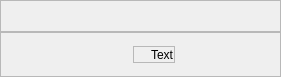
<?xml version="1.0" encoding="UTF-8"?>
<ui version="4.0">
 <class>AFQSystemAlert</class>
 <widget class="QWidget" name="AFQSystemAlert">
  <property name="geometry">
   <rect>
    <x>0</x>
    <y>0</y>
    <width>281</width>
    <height>77</height>
   </rect>
  </property>
  <property name="sizePolicy">
   <sizepolicy hsizetype="Preferred" vsizetype="Preferred">
    <horstretch>0</horstretch>
    <verstretch>0</verstretch>
   </sizepolicy>
  </property>
  <property name="minimumSize">
   <size>
    <width>0</width>
    <height>0</height>
   </size>
  </property>
  <property name="maximumSize">
   <size>
    <width>16777215</width>
    <height>16777215</height>
   </size>
  </property>
  <property name="windowTitle">
   <string>Form</string>
  </property>
  <layout class="QVBoxLayout" name="verticalLayout">
   <property name="spacing">
    <number>0</number>
   </property>
   <property name="leftMargin">
    <number>0</number>
   </property>
   <property name="topMargin">
    <number>0</number>
   </property>
   <property name="rightMargin">
    <number>0</number>
   </property>
   <property name="bottomMargin">
    <number>0</number>
   </property>
   <item>
    <widget class="QFrame" name="frame_SystemAlertTitle">
     <property name="minimumSize">
      <size>
       <width>0</width>
       <height>30</height>
      </size>
     </property>
     <property name="frameShape">
      <enum>QFrame::StyledPanel</enum>
     </property>
     <property name="frameShadow">
      <enum>QFrame::Raised</enum>
     </property>
     <layout class="QHBoxLayout" name="horizontalLayout">
      <property name="spacing">
       <number>0</number>
      </property>
      <property name="leftMargin">
       <number>10</number>
      </property>
      <property name="topMargin">
       <number>10</number>
      </property>
      <property name="rightMargin">
       <number>10</number>
      </property>
      <property name="bottomMargin">
       <number>10</number>
      </property>
      <item>
       <widget class="QLabel" name="label_SoopTitle">
        <property name="minimumSize">
         <size>
          <width>76</width>
          <height>11</height>
         </size>
        </property>
        <property name="maximumSize">
         <size>
          <width>76</width>
          <height>11</height>
         </size>
        </property>
        <property name="text">
         <string/>
        </property>
       </widget>
      </item>
      <item>
       <spacer name="horizontalSpacer">
        <property name="orientation">
         <enum>Qt::Horizontal</enum>
        </property>
        <property name="sizeHint" stdset="0">
         <size>
          <width>180</width>
          <height>6</height>
         </size>
        </property>
       </spacer>
      </item>
     </layout>
    </widget>
   </item>
   <item>
    <widget class="QFrame" name="frame_SystemAlertBG">
     <property name="frameShape">
      <enum>QFrame::StyledPanel</enum>
     </property>
     <property name="frameShadow">
      <enum>QFrame::Raised</enum>
     </property>
     <layout class="QHBoxLayout" name="horizontalLayout_3">
      <property name="spacing">
       <number>0</number>
      </property>
      <property name="leftMargin">
       <number>0</number>
      </property>
      <property name="topMargin">
       <number>0</number>
      </property>
      <property name="rightMargin">
       <number>0</number>
      </property>
      <property name="bottomMargin">
       <number>0</number>
      </property>
      <item alignment="Qt::AlignHCenter|Qt::AlignVCenter">
       <widget class="QFrame" name="frame_Contents">
        <property name="sizePolicy">
         <sizepolicy hsizetype="Preferred" vsizetype="Preferred">
          <horstretch>0</horstretch>
          <verstretch>0</verstretch>
         </sizepolicy>
        </property>
        <property name="minimumSize">
         <size>
          <width>0</width>
          <height>0</height>
         </size>
        </property>
        <property name="maximumSize">
         <size>
          <width>16777215</width>
          <height>16777215</height>
         </size>
        </property>
        <layout class="QHBoxLayout" name="horizontalLayout_2">
         <property name="spacing">
          <number>10</number>
         </property>
         <property name="leftMargin">
          <number>20</number>
         </property>
         <property name="topMargin">
          <number>13</number>
         </property>
         <property name="rightMargin">
          <number>20</number>
         </property>
         <property name="bottomMargin">
          <number>13</number>
         </property>
         <item>
          <widget class="QLabel" name="label_AlertIcon">
           <property name="sizePolicy">
            <sizepolicy hsizetype="Fixed" vsizetype="Fixed">
             <horstretch>0</horstretch>
             <verstretch>0</verstretch>
            </sizepolicy>
           </property>
           <property name="minimumSize">
            <size>
             <width>17</width>
             <height>17</height>
            </size>
           </property>
           <property name="maximumSize">
            <size>
             <width>17</width>
             <height>17</height>
            </size>
           </property>
           <property name="text">
            <string/>
           </property>
          </widget>
         </item>
         <item>
          <widget class="QFrame" name="frame_TextArea">
           <property name="frameShape">
            <enum>QFrame::StyledPanel</enum>
           </property>
           <property name="frameShadow">
            <enum>QFrame::Raised</enum>
           </property>
           <layout class="QHBoxLayout" name="horizontalLayout_5">
            <property name="spacing">
             <number>10</number>
            </property>
            <property name="leftMargin">
             <number>0</number>
            </property>
            <property name="topMargin">
             <number>0</number>
            </property>
            <property name="rightMargin">
             <number>0</number>
            </property>
            <property name="bottomMargin">
             <number>0</number>
            </property>
            <item>
             <widget class="QLabel" name="label_channelID">
              <property name="sizePolicy">
               <sizepolicy hsizetype="Preferred" vsizetype="Preferred">
                <horstretch>0</horstretch>
                <verstretch>0</verstretch>
               </sizepolicy>
              </property>
              <property name="text">
               <string/>
              </property>
             </widget>
            </item>
            <item>
             <widget class="QLabel" name="label_AlertText">
              <property name="sizePolicy">
               <sizepolicy hsizetype="Preferred" vsizetype="Preferred">
                <horstretch>0</horstretch>
                <verstretch>0</verstretch>
               </sizepolicy>
              </property>
              <property name="text">
               <string>Text</string>
              </property>
             </widget>
            </item>
           </layout>
          </widget>
         </item>
        </layout>
       </widget>
      </item>
     </layout>
    </widget>
   </item>
  </layout>
 </widget>
 <resources/>
 <connections/>
</ui>
